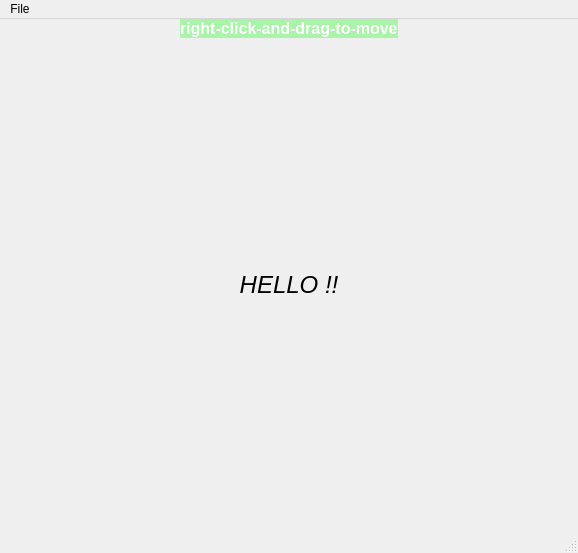
<?xml version="1.0" encoding="UTF-8"?>
<ui version="4.0">
 <class>MainWindow</class>
 <widget class="QMainWindow" name="MainWindow">
  <property name="enabled">
   <bool>true</bool>
  </property>
  <property name="geometry">
   <rect>
    <x>0</x>
    <y>0</y>
    <width>578</width>
    <height>553</height>
   </rect>
  </property>
  <property name="sizePolicy">
   <sizepolicy hsizetype="Expanding" vsizetype="Expanding">
    <horstretch>0</horstretch>
    <verstretch>0</verstretch>
   </sizepolicy>
  </property>
  <property name="minimumSize">
   <size>
    <width>1</width>
    <height>1</height>
   </size>
  </property>
  <property name="mouseTracking">
   <bool>true</bool>
  </property>
  <property name="windowTitle">
   <string>MainWindow</string>
  </property>
  <widget class="QWidget" name="centralwidget">
   <layout class="QVBoxLayout" name="verticalLayout">
    <property name="spacing">
     <number>0</number>
    </property>
    <property name="leftMargin">
     <number>0</number>
    </property>
    <property name="topMargin">
     <number>0</number>
    </property>
    <property name="rightMargin">
     <number>0</number>
    </property>
    <property name="bottomMargin">
     <number>0</number>
    </property>
    <item alignment="Qt::AlignHCenter">
     <widget class="QLabel" name="labelDrag">
      <property name="sizePolicy">
       <sizepolicy hsizetype="Fixed" vsizetype="Fixed">
        <horstretch>0</horstretch>
        <verstretch>0</verstretch>
       </sizepolicy>
      </property>
      <property name="font">
       <font>
        <pointsize>12</pointsize>
        <weight>75</weight>
        <bold>true</bold>
        <underline>false</underline>
        <strikeout>false</strikeout>
       </font>
      </property>
      <property name="styleSheet">
       <string notr="true">background-color: rgba(0,255,0,0.3);
color: rgb(255, 255, 255);</string>
      </property>
      <property name="text">
       <string>right-click-and-drag-to-move</string>
      </property>
     </widget>
    </item>
    <item>
     <widget class="QLabel" name="label">
      <property name="sizePolicy">
       <sizepolicy hsizetype="Preferred" vsizetype="Preferred">
        <horstretch>0</horstretch>
        <verstretch>0</verstretch>
       </sizepolicy>
      </property>
      <property name="minimumSize">
       <size>
        <width>1</width>
        <height>1</height>
       </size>
      </property>
      <property name="font">
       <font>
        <pointsize>18</pointsize>
        <italic>true</italic>
       </font>
      </property>
      <property name="mouseTracking">
       <bool>true</bool>
      </property>
      <property name="contextMenuPolicy">
       <enum>Qt::NoContextMenu</enum>
      </property>
      <property name="text">
       <string>HELLO !!</string>
      </property>
      <property name="scaledContents">
       <bool>true</bool>
      </property>
      <property name="alignment">
       <set>Qt::AlignCenter</set>
      </property>
      <property name="wordWrap">
       <bool>false</bool>
      </property>
      <property name="margin">
       <number>0</number>
      </property>
      <property name="indent">
       <number>0</number>
      </property>
     </widget>
    </item>
   </layout>
  </widget>
  <widget class="QMenuBar" name="menubar">
   <property name="geometry">
    <rect>
     <x>0</x>
     <y>0</y>
     <width>578</width>
     <height>21</height>
    </rect>
   </property>
   <widget class="QMenu" name="menuFile">
    <property name="title">
     <string>File</string>
    </property>
    <addaction name="actionLoad"/>
    <addaction name="actionExit"/>
   </widget>
   <addaction name="menuFile"/>
  </widget>
  <widget class="QStatusBar" name="statusBar">
   <property name="baseSize">
    <size>
     <width>0</width>
     <height>0</height>
    </size>
   </property>
   <property name="font">
    <font>
     <pointsize>1</pointsize>
     <weight>50</weight>
     <bold>false</bold>
    </font>
   </property>
   <property name="cursor">
    <cursorShape>SizeFDiagCursor</cursorShape>
   </property>
   <property name="statusTip">
    <string/>
   </property>
   <property name="accessibleName">
    <string/>
   </property>
   <property name="accessibleDescription">
    <string/>
   </property>
   <property name="inputMethodHints">
    <set>Qt::ImhNone</set>
   </property>
   <property name="sizeGripEnabled">
    <bool>true</bool>
   </property>
  </widget>
  <action name="actionLoad">
   <property name="text">
    <string>Load_Src</string>
   </property>
  </action>
  <action name="actionExit">
   <property name="text">
    <string>Exit</string>
   </property>
  </action>
 </widget>
 <resources/>
 <connections/>
</ui>
